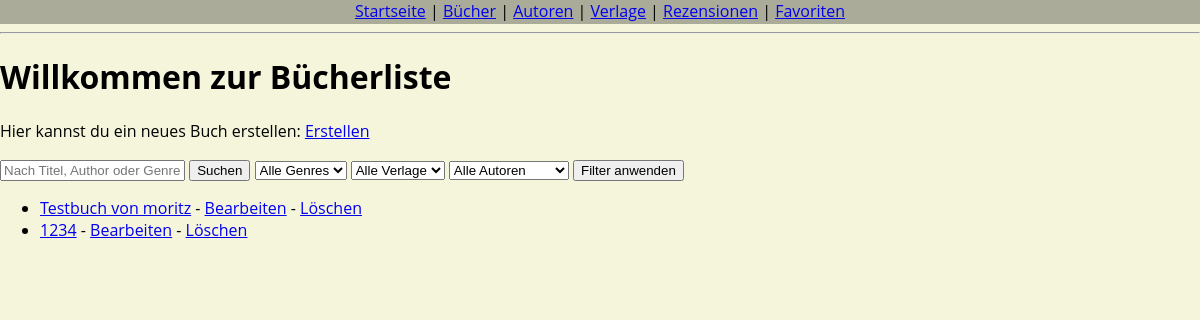
The page /books/ on the database as committed earlier.
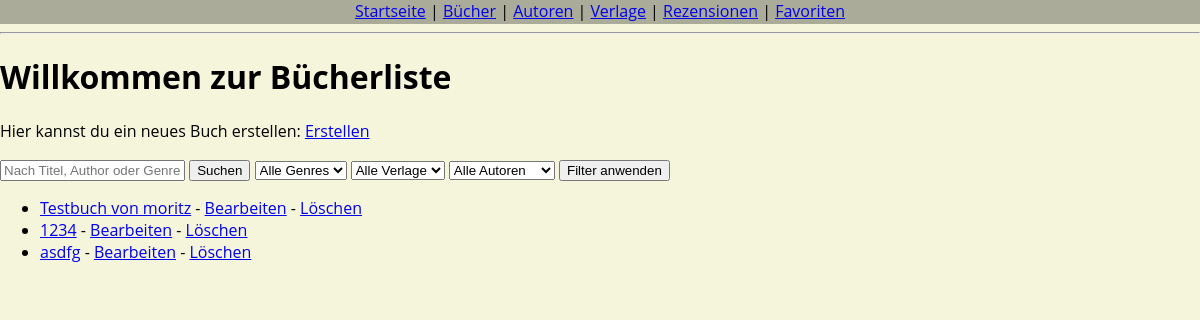
The same page on the database as committed later.
### library/models.py (models this page shows, shortened)
class BookItem(models.Model):
    Titel = models.CharField(max_length=200)
    Author = models.ForeignKey(Author, on_delete=models.SET_NULL, null=True, blank=True)
    Veröffentlichungsdatum = models.DateField(default=date.today)
    Publisher = models.ForeignKey(Publisher, on_delete=models.CASCADE, null=True, blank=True)
    Genre = models.CharField(max_length=100, blank=True)
    Beschreibung = models.TextField(blank=True)

### library/views.py (the view, shortened to what this page needs)
# urls.py: path("books/", views.BookListView.as_view(), name="book_list"),
class BookListView(ListView):
    model = BookItem
    template_name = "library/book/book_list.html"
    context_object_name = "all_items"
    def get_queryset(self):
        queryset = super().get_queryset()
        q = self.request.GET.get("q")
        genre = self.request.GET.get("genre")
        publisher = self.request.GET.get("publisher")
        ratings = self.request.GET.get("rating")
        author = self.request.GET.get("author")
        if genre:
            queryset = queryset.filter(Genre=genre)
        if publisher:
            queryset = queryset.filter(Publisher_id=publisher)
        if ratings:
            queryset = queryset.filter(avg_rating__gte=min(ratings))
        if author:
            queryset = queryset.filter(Author_id=author)
        return queryset.distinct()
    def get_context_data(self, **kwargs):
        context = super().get_context_data(**kwargs)
        context["genres"] = (BookItem.objects.values_list("Genre", flat=True).exclude(Genre="").distinct())
        context["publishers"] = Publisher.objects.all()
        context["authors"] = Author.objects.all()
        return context

### library/templates/library/book/book_list.html (shortened to what this page needs)
{% extends "library/base.html" %}
{% block content %}
  <h1>Willkommen zur Bücherliste</h1>
  <p>
    Hier kannst du ein neues Buch erstellen:
    <a href="{% url 'book_create' %}">Erstellen</a>
  </p>
  <form method="get" action="{% url 'book_list' %}">
    <input
      type="text"
      name="q"
      placeholder="Nach Titel, Author oder Genre suchen..."
      value="{{ request.GET.q }}"
    >
    <button type="submit">Suchen</button>
  <select name="genre">
    <option value="">Alle Genres</option>
    </select>
    <select name="publisher">
    <option value="">Alle Verlage</option>
    </select>
    <select name="author">
    <option value="">Alle Autoren</option>
    </select>
    <button type="submit">Filter anwenden</button>
  </form>
  <ul>
    {% for b in all_items %}
      <li>
        <a href="{% url 'book_detail' b.pk %}">{{ b.Titel }}</a>
        - <a href="{% url 'book_update' b.pk %}">Bearbeiten</a>
        - <a href="{% url 'book_delete' b.pk %}">Löschen</a>
      </li>
    {% empty %}
      <li>Noch keine Bücher vorhanden.</li>
    {% endfor %}
  </ul>
{% endblock %}

Rows that differ between the two databases and show on the page:
added BookItem: Titel "asdfg"
